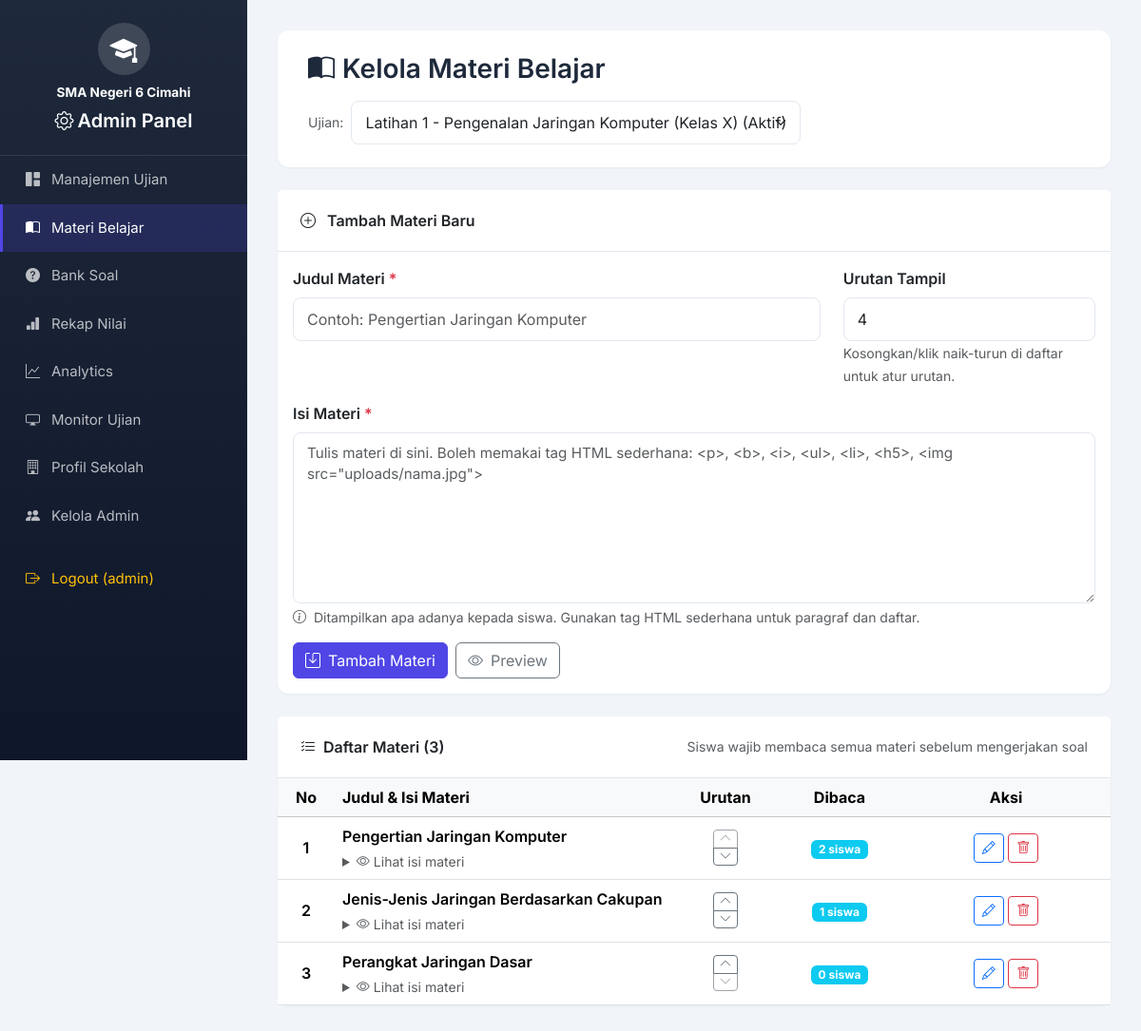
Page /admin/materi.php (signed in) on the committed database.
### tables this page shows
CREATE TABLE `konfigurasi_sekolah` (
  `id` int NOT NULL AUTO_INCREMENT,
  `nama_sekolah` varchar(255) NOT NULL DEFAULT 'SMA Negeri 6 Cimahi',
  `logo` varchar(255) DEFAULT NULL,
  `warna_primer` varchar(20) DEFAULT '#667eea',
  `warna_sekunder` varchar(20) DEFAULT '#764ba2',
  `tampilkan_riwayat` enum('ya','tidak') DEFAULT 'ya',
  `created_at` timestamp NULL DEFAULT CURRENT_TIMESTAMP,
  `updated_at` timestamp NULL DEFAULT CURRENT_TIMESTAMP ON UPDATE CURRENT_TIMESTAMP,
  PRIMARY KEY (`id`)
);

CREATE TABLE `materi` (
  `id` int NOT NULL AUTO_INCREMENT,
  `id_ujian` int NOT NULL,
  `judul` varchar(255) NOT NULL,
  `konten` mediumtext,
  `urutan` int DEFAULT '0',
  `created_at` datetime DEFAULT CURRENT_TIMESTAMP,
  `updated_at` timestamp NULL DEFAULT CURRENT_TIMESTAMP ON UPDATE CURRENT_TIMESTAMP,
  PRIMARY KEY (`id`),
  KEY `idx_materi_ujian` (`id_ujian`),
  CONSTRAINT `fk_materi_ujian` FOREIGN KEY (`id_ujian`) REFERENCES `ujian` (`id`) ON DELETE CASCADE
);

### config/init_sekolah.php (called while the page is built, shortened)
<?php
require_once 'database.php';
require_once __DIR__ . '/materi.php';
$konfigurasi_cache = null;
function getKonfigurasiSekolah($conn) {
    $result = $conn->query("SELECT * FROM konfigurasi_sekolah LIMIT 1");
    $konfigurasi_cache = $result->fetch_assoc();
    return $konfigurasi_cache;
}
?>

### config/materi.php (called while the page is built, shortened)
<?php
function materiDaftar($conn, $id_ujian, $with_konten = true) {
    $kolom = $with_konten ? 'id, judul, konten, urutan' : 'id, judul, urutan';
    $stmt = $conn->prepare("SELECT $kolom FROM materi WHERE id_ujian = ? ORDER BY urutan ASC, id ASC");
    $stmt->bind_param("i", $id_ujian);
    $stmt->execute();
    $result = $stmt->get_result();
    $daftar = [];
    while ($row = $result->fetch_assoc()) {
        $daftar[] = $row;
    }
    return $daftar;
}
?>

### admin/materi.php (the view, shortened to what this page needs)
<?php
require_once '../config/database.php';
require_once '../config/init_sekolah.php';
require_once '../config/materi.php';
$sekolah = getKonfigurasiSekolah($conn);
$ujian_list = [];
$result = $conn->query("SELECT id, judul_ujian, status FROM ujian ORDER BY tgl_dibuat DESC");
while ($row = $result->fetch_assoc()) {
    $ujian_list[] = $row;
}
$id_ujian = isset($_GET['ujian']) ? (int)$_GET['ujian'] : 0;
if ($id_ujian === 0 && !empty($ujian_list)) {
    $id_ujian = (int)$ujian_list[0]['id'];
}
$materi_daftar = [];
$jumlah_pembaca = [];
if ($id_ujian > 0) {
    $materi_daftar = materiDaftar($conn, $id_ujian);
    $stmt = $conn->prepare("
        SELECT p.id_materi, COUNT(*) AS jml
        FROM materi_progress p
        JOIN materi m ON m.id = p.id_materi
        WHERE m.id_ujian = ?
        GROUP BY p.id_materi
    ");
    $stmt->bind_param("i", $id_ujian);
    $stmt->execute();
    $result = $stmt->get_result();
    while ($row = $result->fetch_assoc()) {
        $jumlah_pembaca[(int)$row['id_materi']] = (int)$row['jml'];
    }
}
$edit_materi = null;
?>
<!DOCTYPE html>
<html lang="id">
<head>
    <link href="../vendor/bootstrap/bootstrap.min.css" rel="stylesheet">
    <link rel="stylesheet" href="../vendor/bootstrap-icons/bootstrap-icons.min.css">
    <link href="../vendor/fonts/inter.css" rel="stylesheet">
</head>
<body>
    <div class="sidebar" id="sidebar">
        <div class="sidebar-brand">
            <div class="school-logo">
                <i class="bi bi-mortarboard-fill" style="font-size: 1.8rem;"></i>
            </div>
            <div class="text-white fw-bold" style="font-size: 0.85rem;"><?= htmlspecialchars($sekolah['nama_sekolah']) ?></div>
            <h5 class="mt-2"><i class="bi bi-gear me-1"></i>Admin Panel</h5>
        </div>
        <div class="sidebar-menu">
            <a href="index.php"><i class="bi bi-grid-1x2-fill"></i> Manajemen Ujian</a>
            <a href="materi.php" class="active"><i class="bi bi-book-half"></i> Materi Belajar</a>
            <a href="tambah_soal.php"><i class="bi bi-question-circle-fill"></i> Bank Soal</a>
            <a href="rekap_nilai.php"><i class="bi bi-bar-chart-fill"></i> Rekap Nilai</a>
            <a href="analytics.php"><i class="bi bi-graph-up"></i> Analytics</a>
            <a href="monitor_ujian.php"><i class="bi bi-display"></i> Monitor Ujian</a>
            <a href="profil_sekolah.php"><i class="bi bi-building"></i> Profil Sekolah</a>
            <?php if (isset($_SESSION['admin_role']) && $_SESSION['admin_role'] === 'super_admin'): ?>
            <a href="manage_users.php"><i class="bi bi-people-fill"></i> Kelola Admin</a>
            <?php endif; ?>
            <a href="logout.php" class="text-warning mt-3"><i class="bi bi-box-arrow-right"></i> Logout (<?= htmlspecialchars($_SESSION['admin_username']) ?>)</a>
        </div>
    </div>
    <div class="main-content">
        <div class="page-header animate-fade-in">
            <h3><i class="bi bi-book-half me-2"></i>Kelola Materi Belajar</h3>
            <?php if (!empty($ujian_list)): ?>
            <form method="GET" class="d-flex align-items-center gap-2">
                <label class="form-label mb-0 text-muted small">Ujian:</label>
                <select name="ujian" class="form-select" style="min-width: 320px;" onchange="this.form.submit()">
                    <?php foreach ($ujian_list as $u): ?>
                    <option value="<?= (int)$u['id'] ?>" <?= (int)$u['id'] === $id_ujian ? 'selected' : '' ?>>
                        <?= htmlspecialchars($u['judul_ujian']) ?> (<?= $u['status'] === 'aktif' ? 'Aktif' : 'Nonaktif' ?>)
                    </option>
                    <?php endforeach; ?>
                </select>
            </form>
            <?php endif; ?>
        </div>
        <?php if (empty($ujian_list)): ?>
        <div class="card animate-fade-in">
            <div class="card-body text-center py-5">
                <i class="bi bi-inbox text-muted" style="font-size: 3rem;"></i>
                <p class="text-muted mt-2 mb-0">Belum ada ujian. Buat ujian terlebih dahulu di menu Manajemen Ujian.</p>
                <a href="index.php" class="btn btn-primary mt-3"><i class="bi bi-plus-circle me-2"></i>Buat Ujian</a>
            </div>
        </div>
        <?php else: ?>
        <div class="card animate-fade-in mb-4">
            <div class="card-header d-flex justify-content-between align-items-center">
                <span>
                    <i class="bi bi-<?= $edit_materi ? 'pencil-square' : 'plus-circle' ?> me-2"></i>
                    <?= $edit_materi ? 'Edit Materi' : 'Tambah Materi Baru' ?>
                </span>
            </div>
            <div class="card-body">
                <form method="POST" autocomplete="off">
                    <div class="row">
                        <div class="col-md-8 mb-3">
                            <label class="form-label fw-semibold">Judul Materi <span class="text-danger">*</span></label>
                            <input type="text" name="judul" class="form-control" required maxlength="255"
                                   placeholder="Contoh: Pengertian Jaringan Komputer"
                                   value="<?= $edit_materi ? htmlspecialchars($edit_materi['judul']) : '' ?>">
                        </div>
                        <div class="col-md-4 mb-3">
                            <label class="form-label fw-semibold">Urutan Tampil</label>
                            <input type="number" name="urutan" class="form-control" min="1"
                                   value="<?= $edit_materi ? max(1, (int)$edit_materi['urutan']) : count($materi_daftar) + 1 ?>">
                            <small class="text-muted">Kosongkan/klik naik-turun di daftar untuk atur urutan.</small>
                        </div>
                    </div>
                    <div class="mb-3">
                        <label class="form-label fw-semibold">Isi Materi <span class="text-danger">*</span></label>
                        <textarea name="konten" class="form-control" required
                                  placeholder="Tulis materi di sini. Boleh memakai tag HTML sederhana: <p>, <b>, <i>, <ul>, <li>, <h5>, <img src=&quot;uploads/nama.jpg&quot;>"><?= htmlspecialchars($edit_materi['konten'] ?? '') ?></textarea>
                        <div class="form-text">
                            <i class="bi bi-info-circle me-1"></i>
                            Ditampilkan apa adanya kepada siswa. Gunakan tag HTML sederhana untuk paragraf dan daftar.
                        </div>
                    </div>
                    <div class="d-flex gap-2 flex-wrap">
                        <button type="submit" class="btn btn-primary">
                            <i class="bi bi-save me-2"></i><?= $edit_materi ? 'Simpan Perubahan' : 'Tambah Materi' ?>
                        </button>
                        <button type="button" class="btn btn-outline-secondary" onclick="togglePreview()">
                            <i class="bi bi-eye me-2"></i>Preview
                        </button>
                    </div>
                </form>
            </div>
        </div>
        <div class="card animate-fade-in">
            <div class="card-header d-flex justify-content-between align-items-center">
                <span><i class="bi bi-list-check me-2"></i>Daftar Materi (<?= count($materi_daftar) ?>)</span>
                <small class="text-muted fw-normal">Siswa wajib membaca semua materi sebelum mengerjakan soal</small>
            </div>
            <div class="card-body p-0">
                <?php if (!empty($materi_daftar)): ?>
                <div class="table-responsive">
                    <table class="table table-hover align-middle mb-0">
                        <thead class="table-light">
                            <tr>
                                <th style="width: 60px;" class="text-center">No</th>
                                <th>Judul &amp; Isi Materi</th>
                                <th style="width: 110px;" class="text-center">Urutan</th>
                                <th style="width: 130px;" class="text-center">Dibaca</th>
                                <th style="width: 220px;" class="text-center">Aksi</th>
                            </tr>
                        </thead>
                        <tbody>
                            <?php foreach ($materi_daftar as $i => $m): ?>
                            <tr>
                                <td class="text-center fw-semibold"><?= $i + 1 ?></td>
                                <td>
                                    <div class="fw-semibold mb-1"><?= htmlspecialchars($m['judul']) ?></div>
                                    <details>
                                        <summary class="text-muted small" style="cursor: pointer;">
                                            <i class="bi bi-eye me-1"></i>Lihat isi materi
                                        </summary>
                                    </details>
                                </td>
                                <td class="text-center">
                                    <form method="POST" class="d-inline">
                                        <div class="btn-group-vertical btn-group-sm">
                                            <button type="submit" name="arah" value="naik" class="btn btn-outline-secondary urutan-btn"
                                                    title="Naikkan" <?= $i === 0 ? 'disabled' : '' ?>>
                                                <i class="bi bi-chevron-up"></i>
                                            </button>
                                            <button type="submit" name="arah" value="turun" class="btn btn-outline-secondary urutan-btn"
                                                    title="Turunkan" <?= $i === count($materi_daftar) - 1 ? 'disabled' : '' ?>>
                                                <i class="bi bi-chevron-down"></i>
                                            </button>
                                        </div>
                                    </form>
                                </td>
                                <td class="text-center">
                                    <span class="badge bg-info"><?= $jumlah_pembaca[(int)$m['id']] ?? 0 ?> siswa</span>
                                </td>
                                <td class="text-center">
                                    <a href="materi.php?ujian=<?= $id_ujian ?>&edit=<?= (int)$m['id'] ?>"
                                       class="btn btn-sm btn-outline-primary btn-icon" title="Edit">
                                        <i class="bi bi-pencil"></i>
                                    </a>
                                    <form method="POST" class="d-inline" onsubmit="return confirm('Hapus materi ini? Progres baca siswa untuk materi ini ikut terhapus.');">
                                        <button type="submit" class="btn btn-sm btn-outline-danger btn-icon" title="Hapus">
                                            <i class="bi bi-trash"></i>
                                        </button>
                                    </form>
                                </td>
                            </tr>
                            <?php endforeach; ?>
                        </tbody>
                    </table>
                </div>
                <?php endif; ?>
            </div>
        </div>
        <?php endif; ?>
    </div>
</body>
</html>

### admin/materi.php (style rules this page uses)
:root { --primary: #4f46e5; --primary-hover: #4338ca; --secondary: #64748b; --success: #10b981; --danger: #ef4444; --dark: #1e293b; --light: #f8fafc; --border: #e2e8f0; --sidebar-width: 260px; }
* { font-family: 'Inter', sans-serif; }
body { background-color: #f1f5f9; min-height: 100vh; }
.sidebar { width: var(--sidebar-width); min-height: 100vh; background: linear-gradient(180deg, #1e293b 0%, #0f172a 100%); position: fixed; left: 0; top: 0; z-index: 1000; }
.sidebar-brand { padding: 1.5rem; border-bottom: 1px solid rgba(255,255,255,0.1); text-align: center; }
.sidebar-brand h5 { color: #fff; font-weight: 600; margin: 0; }
.school-logo { width: 55px; height: 55px; background: rgba(255,255,255,0.15); border-radius: 50%; display: inline-flex; align-items: center; justify-content: center; color: #fff; margin-bottom: 8px; }
.sidebar a { color: rgba(255,255,255,0.7); text-decoration: none; padding: 0.875rem 1.5rem; display: flex; align-items: center; gap: 0.75rem; transition: all 0.2s ease; border-left: 3px solid transparent; font-size: 0.9375rem; }
.sidebar a.active { background: rgba(79, 70, 229, 0.2); color: #fff; border-left-color: var(--primary); }
.main-content { margin-left: var(--sidebar-width); padding: 2rem; transition: margin-left 0.3s ease; }
.page-header { background: #fff; border-radius: 12px; padding: 1.5rem 2rem; margin-bottom: 1.5rem; box-shadow: 0 1px 3px rgba(0,0,0,0.05); display: flex; justify-content: space-between; align-items: center; flex-wrap: wrap; gap: 1rem; }
.page-header h3 { margin: 0; font-weight: 600; color: var(--dark); }
.card { border: none; border-radius: 12px; box-shadow: 0 1px 3px rgba(0,0,0,0.05); }
.card-header { background: #fff; border-bottom: 1px solid var(--border); padding: 1.25rem 1.5rem; font-weight: 600; }
.form-control, .form-select { border: 1px solid var(--border); border-radius: 8px; padding: 0.625rem 0.875rem; }
textarea.form-control { min-height: 180px; font-size: 0.95rem; }
.btn-primary { background: var(--primary); border-color: var(--primary); }
.urutan-btn { padding: 2px 6px; font-size: 0.8rem; line-height: 1; }
.animate-fade-in { animation: fadeIn 0.3s ease; }

### rows in the picture
konfigurasi_sekolah: nama_sekolah "SMA Negeri 6 Cimahi"
materi: judul "Pengertian Jaringan Komputer", id "2"
materi: judul "Jenis-Jenis Jaringan Berdasarkan Cakupan", id "1"
materi: judul "Perangkat Jaringan Dasar", id "0"

### other values in the picture
$_SESSION['admin_username'] "admin"
count($materi_daftar) "3"
form field ujian "Latihan 1 - Pengenalan Jaringan Komputer (Kelas X) (Aktif)"
